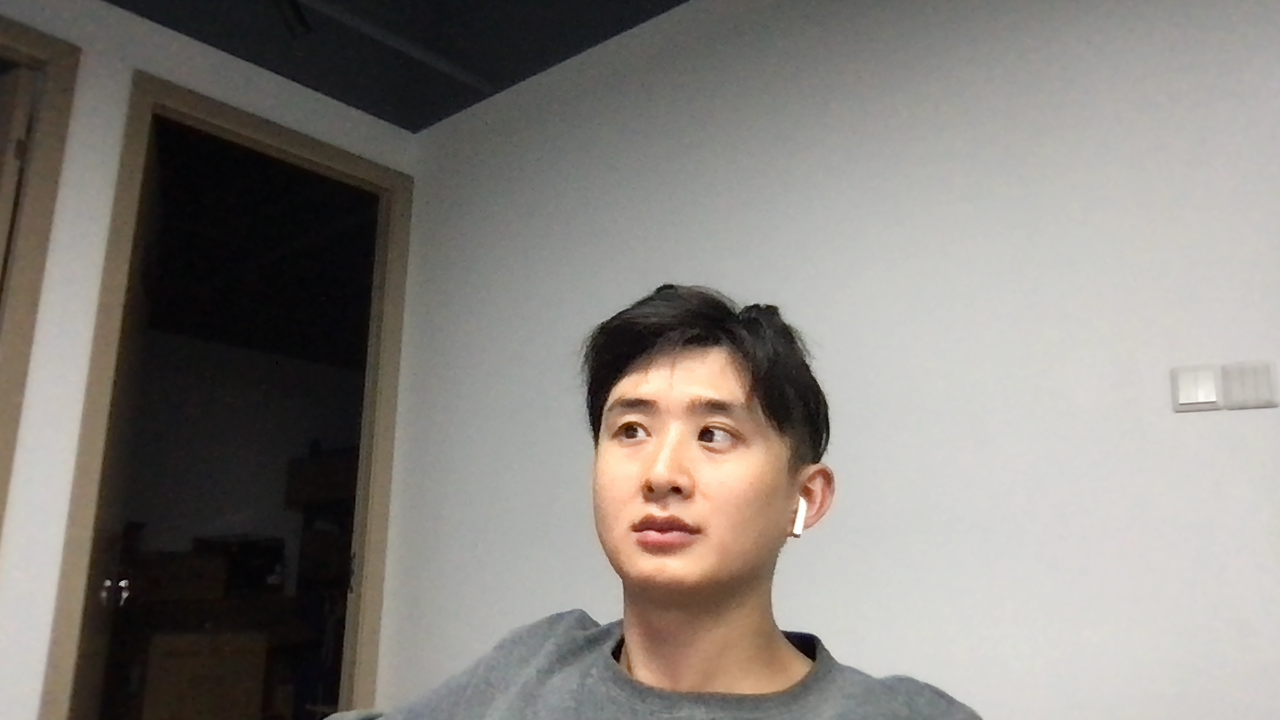
#> input picture imgs/img_1.png, 1280 x 720 px
$ python '24_图像变换_翻转.py'
#> lines starting #> are read from the running program, lines starting #| are printed output that depends on the picture
import cv2

img = cv2.imread('./imgs/img_1.png')
#> img is the input picture: shape (720, 1280, 3); mean B, G, R 125.2, 130.4, 135
cv2.imshow('origin', img)
flip_img_x = cv2.flip(img, flipCode=0)  # flipCode = 0 沿 x 轴进行翻转
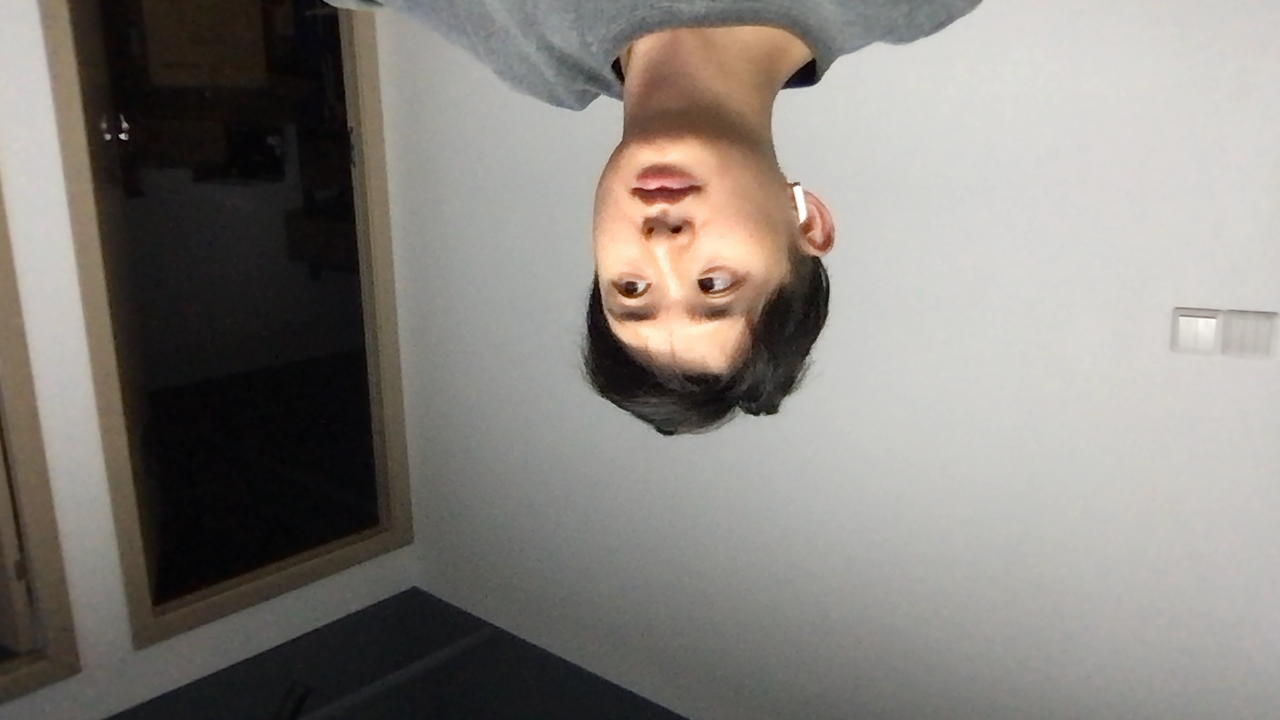
#> flip_img_x: shape (720, 1280, 3); mean B, G, R 125.2, 130.4, 135
flip_img_y = cv2.flip(img, flipCode=1)  # flipCode = 正数， y
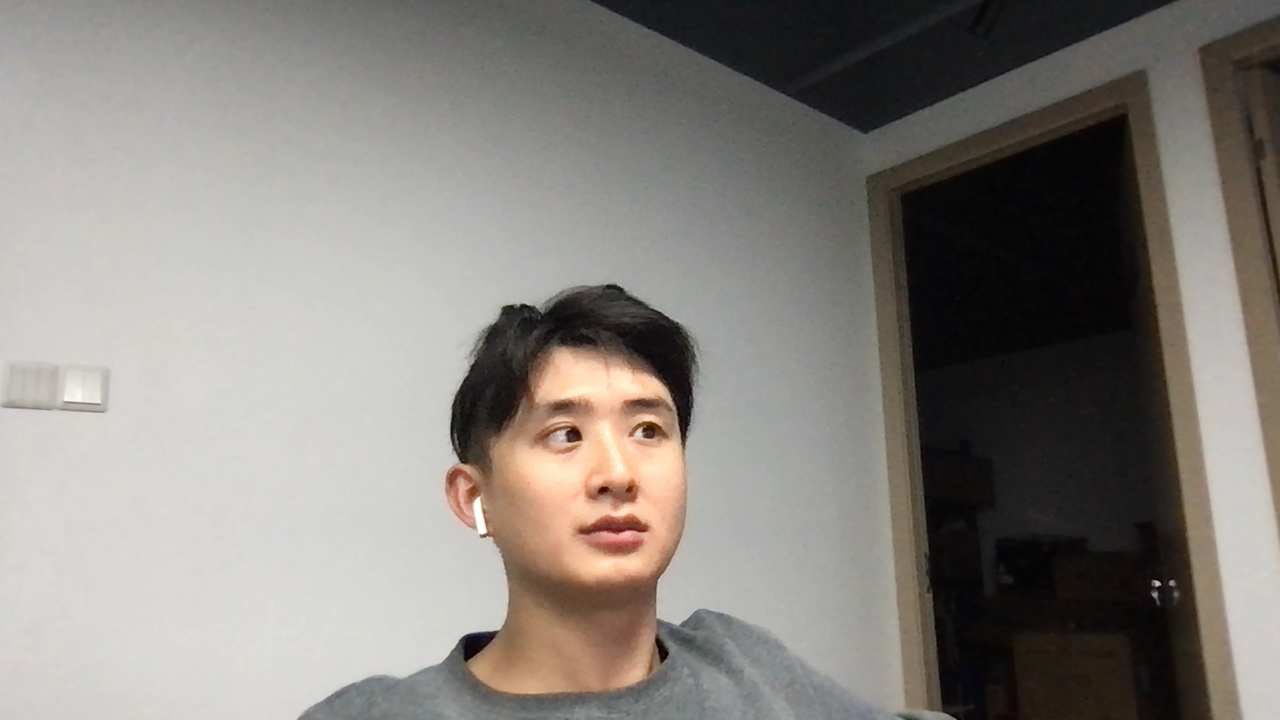
#> flip_img_y: shape (720, 1280, 3); mean B, G, R 125.2, 130.4, 135
flip_img_both = cv2.flip(img, flipCode=-1) # flipCode = 负数 两个轴
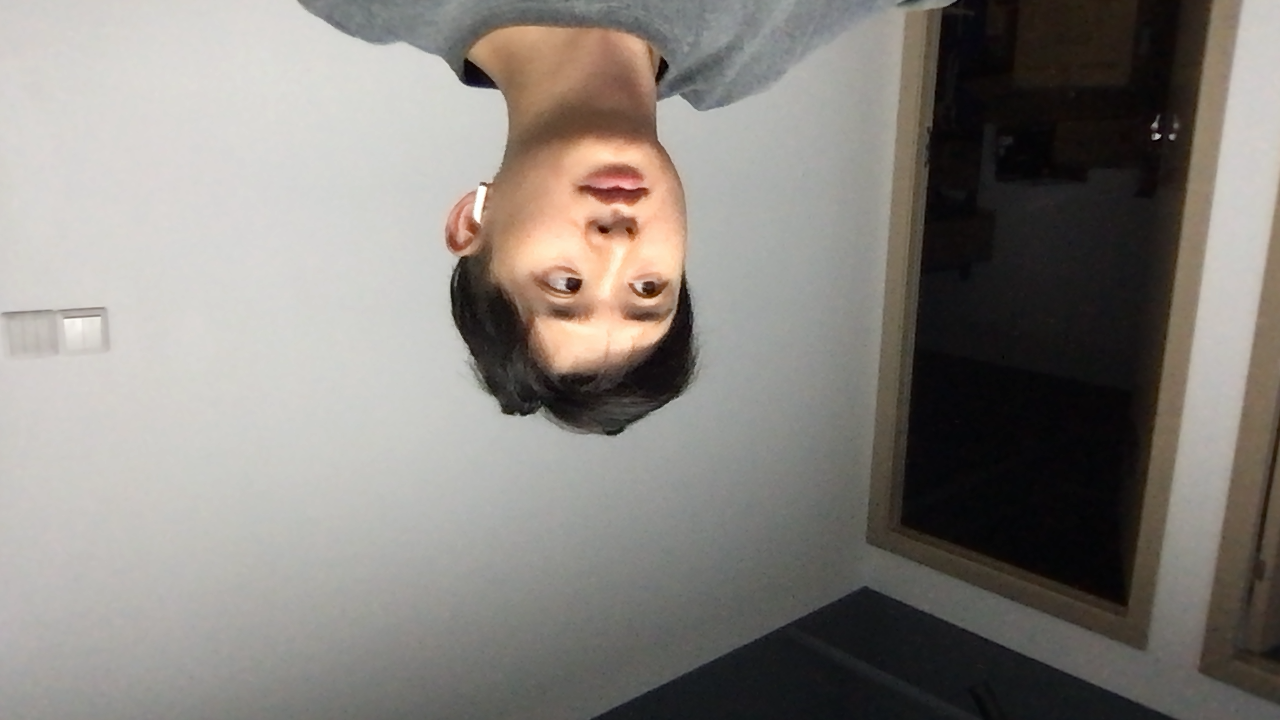
#> flip_img_both: shape (720, 1280, 3); mean B, G, R 125.2, 130.4, 135
flip_img_y2 = cv2.flip(img, flipCode=10)  # flipCode = 正数， y


cv2.imshow('flip x', flip_img_x)
cv2.imshow('flip y', flip_img_y)
cv2.imshow('flip y2', flip_img_y2)
cv2.imshow('flip both', flip_img_both)

if cv2.waitKey(0) & 0xFF == ord('q'):
#> (key q is pressed here)
    cv2.destroyAllWindows()
